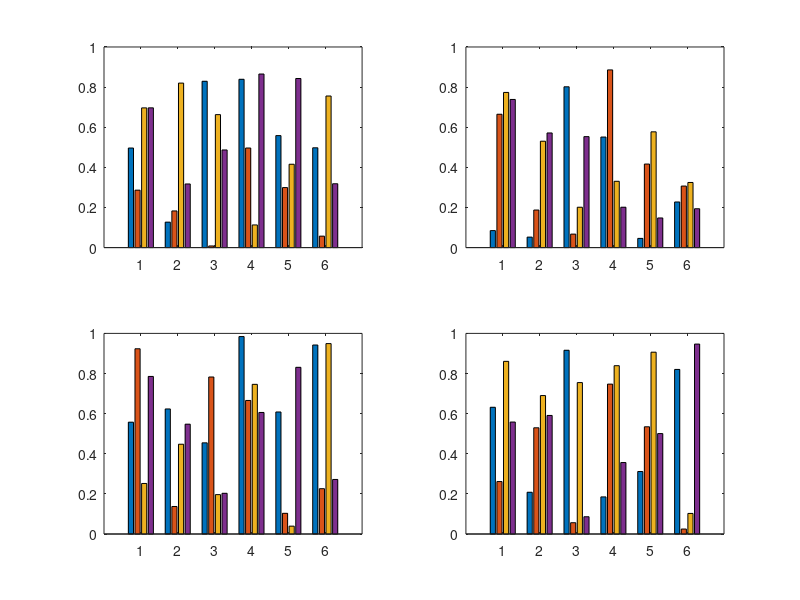

Reproduce this figure in MATLAB. (Note: this script raises an error after producing the figure.)
fig = figure();

nrow = 2;
ncol = 2;
cnt = 1;

for i=1:nrow
    for j=1:ncol
        subplot(nrow,ncol,cnt);
        bar(rand(6,4));
        cnt = cnt+1;
    end
end

%%% Using matplotlib style colors
set_colormap(fig, 'matplotlib');

%%% Using custom colors
% set_colormap(fig,rand(5,3))